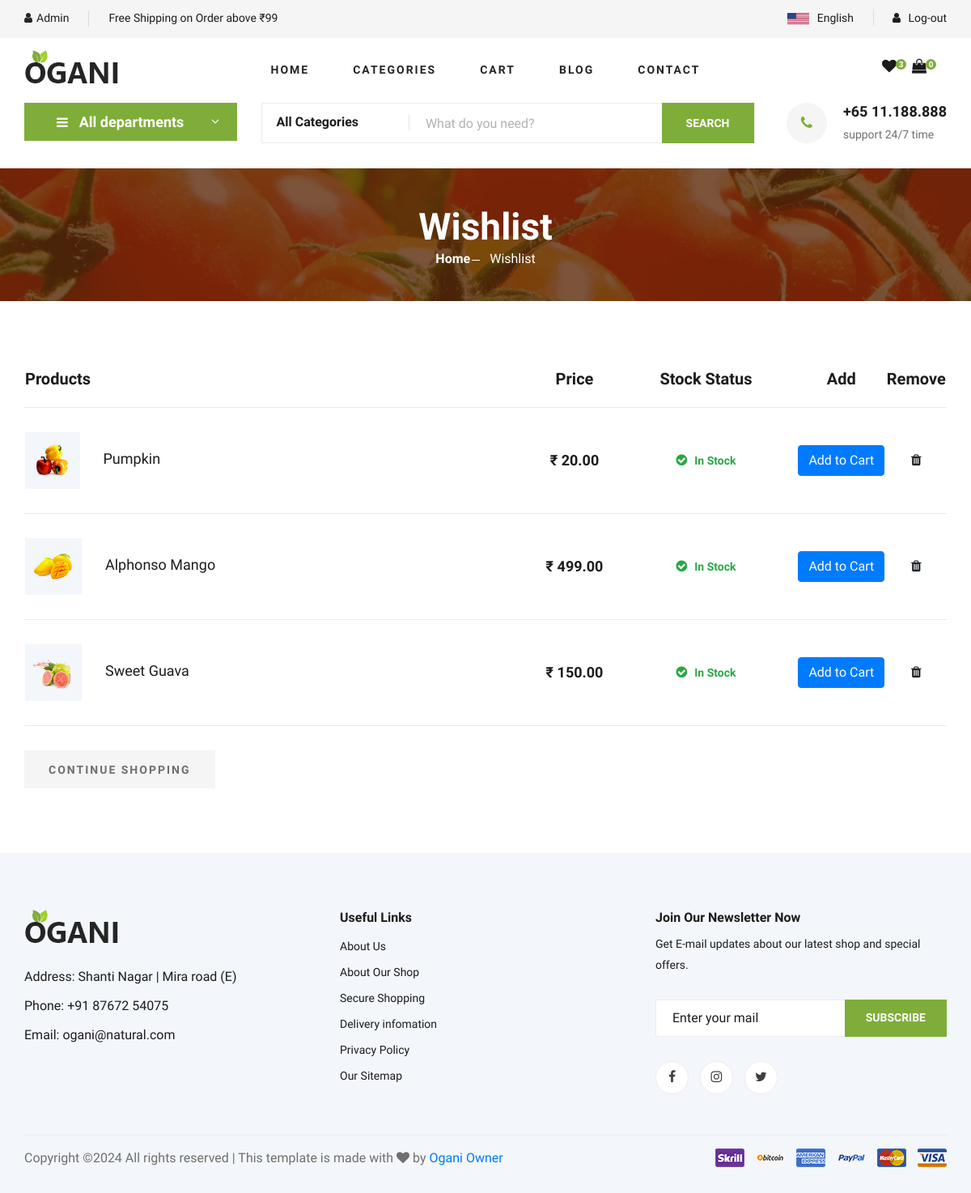
The page /wishlist/ (signed in) on the database its author committed.
### Accounts/models.py (models this page shows)
class User(AbstractUser):
    email = models.EmailField(max_length=255, unique=True)
    first_name = models.CharField(max_length=25)
    last_name = models.CharField(max_length=25)
    username = models.CharField(max_length=30)
    USERNAME_FIELD = "email"
    REQUIRED_FIELDS = ['username']
    def __str__(self) -> str:
        return self.username

### Core/models.py (models this page shows, shortened)
class Wishlist(models.Model):
    user = models.ForeignKey(User , on_delete=models.SET_NULL , null=True )
    product = models.ForeignKey(Product , on_delete=models.SET_NULL , null=True )
    date = models.DateTimeField(auto_now_add=True)
    class Meta:
        verbose_name_plural = "Wishlist"

class Product(models.Model):
    pid = ShortUUIDField(unique=True, length=10, max_length=15, alphabet = "abcdefghilk123456789" )
    vendor = models.ForeignKey(Vendor , on_delete=models.SET_NULL , null=True , related_name="vendor")
    category = models.ForeignKey(Category , on_delete=models.SET_NULL , null=True, related_name="category")
    title = models.CharField(max_length=50)
    image = models.ImageField(upload_to= user_directory_path)
    description = models.TextField(max_length=100 , blank = True , default="This is a Grocery product.")
    price = models.DecimalField(max_digits=999999999 ,decimal_places=2 , default="2.99" )
    old_price = models.DecimalField(max_digits=999999999 ,decimal_places=2, default = "1.99")
    specification = models.TextField(null=True, blank=True)
    product_status = models.CharField(choices=STATUS , max_length=10 , default="in_review")
    status = models.BooleanField(default=True)
    in_stock = models.BooleanField(default=True)
    featured = models.BooleanField(default=False)
    digital = models.BooleanField(default=False)
    sku = ShortUUIDField(unique=True, length=4, max_length=10, prefix="sku", alphabet = "1234567890")
    date = models.DateTimeField(auto_now_add=True)
    updated = models.DateTimeField(null = True , blank = True)
    class Meta:
        verbose_name_plural = "Products"

### Core/views.py (the view)
# urls.py: path('wishlist/', wishlist_view , name="wishlist"),
@login_required
def wishlist_view(request):
    wishlist = Wishlist.objects.filter(user =request.user)
    context = {
        'wishlist' : wishlist,
    }
    return render (request ,'core/wishlist.html' , context)

### Templates/core/wishlist.html (shortened to what this page needs)
{% extends "core/base.html" %}
{% block main %}
        <section class="hero hero-normal">
            <div class="container">
                <div class="row">
                    <div class="col-lg-3">
                        <div class="hero__categories">
                            <div class="hero__categories__all">
                                <i class="fa fa-bars"></i>
                                <span>All departments</span>
                            </div>
                        </div>
                    </div>
                    <div class="col-lg-9">
                        <div class="hero__search">
                            <div class="hero__search__form">
                                <form action="{% url 'Search' %}" method ="GET" >
                                    <div class="hero__search__categories">
                                        All Categories
                                    </div>
                                    <input type="text" placeholder="What do you need?" name="q" />
                                    <button type="submit" class="site-btn">SEARCH</button>
                                </form>
                            </div>
                            <div class="hero__search__phone">
                                <div class="hero__search__phone__icon">
                                    <i class="fa fa-phone"></i>
                                </div>
                                <div class="hero__search__phone__text">
                                    <h5>+65 11.188.888</h5>
                                    <span>support 24/7 time</span>
                                </div>
                            </div>
                        </div>
                    </div>
                </div>
            </div>
        </section>
        <section class="breadcrumb-section set-bg" data-setbg="/media/img/breadcrumb.jpg">
            <div class="container">
                <div class="row">
                    <div class="col-lg-12 text-center">
                        <div class="breadcrumb__text">
                            <h2>Wishlist</h2>
                            <div class="breadcrumb__option">
                                <a href="/">Home</a>
                                <span>Wishlist</span>
                            </div>
                        </div>
                    </div>
                </div>
            </div>
        </section>
    <main class = "main" id="wishlist-list" >
        <section class="shoping-cart spad">
            <div class="container">
                <div class="row">
                    <div class="col-lg-12">
                        <div class="shoping__cart__table">
                            <table class="text-center">
                                <thead>
                                    <tr>
                                        <th class="shoping__product">Products</th>
                                        <th>Price</th>
                                        <th>Stock Status</th>
                                        <th>Add</th>
                                        <th>Remove</th>
                                    </tr>
                                </thead>
                                <tbody>
                                    {% for w in wishlist %}
                                    <tr>
                                        <td class="shoping__cart__item">
                                            <img src="{{w.product.image.url}}" style = "height :70px" alt="">
                                            <h5>{{w.product.title}}</h5>
                                        </td>
                                        <td class="shoping__cart__price">
                                           <div> ₹<span class="current-product-price-{{ w.product.id }}"> {{w.product.price | floatformat:2}}</span></div>
                                        </td>
                                        <td class="shoping__cart__quantity">
                                            {% if w.product.in_stock %}
                                              <i class="fa fa-check-circle" style="color: #28a745; margin-right: 5px;"></i>
                                              <span style="font-size: 14px; font-weight: bold; color: #28a745;">In Stock</span>
                                            {% else %}
                                              <i class="fa fa-times-circle" style="color: #dc3545; margin-right: 5px;"></i>
                                              <span style="font-size: 14px; font-weight: bold; color: #dc3545;">Out of Stock</span>
                                            {% endif %}
                                          </td>
                                        <td >
                                            <button class="btn btn-primary add-to-cart-btn" data-index="{{ w.product.id }}">Add to Cart</button>
                                        </td>
                                        <td >
                                            <button style="border:none; background:none;" class="text-body delete-wishlist-product" data-wishlist-product="{{ w.id }}"><i class="fa fa-trash"></i></button>
                                        </td>
                                    </tr>
                                    {% endfor %}
                                </tbody>
                            </table>
                        </div>
                    </div>
                </div>
                <div class="row">
                    <div class="col-lg-12">
                        <div class="shoping__cart__btns">
                            <a href="/" class="primary-btn cart-btn">CONTINUE SHOPPING</a>
                        </div>
                    </div>
                </div>
            </div>
        </section>
    </main>
    {% endblock main %}

### Templates/core/base.html (shortened to what this page needs)
<!DOCTYPE html>
<html lang="zxx">
<head>
    <link rel="stylesheet" href="https://unpkg.com/bootstrap@5.3.3/dist/css/bootstrap.min.css">
    <link rel="stylesheet" href="https://unpkg.com/bs-brain@2.0.4/components/registrations/registration-3/assets/css/registration-3.css">
    <link rel="stylesheet" href="/media/css/bootstrap.min.css" type="text/css">
    <link rel="stylesheet" href="/media/css/font-awesome.min.css" type="text/css">
    <link rel="stylesheet" href="/media/css/elegant-icons.css" type="text/css">
    <link rel="stylesheet" href="/media/css/nice-select.css" type="text/css">
    <link rel="stylesheet" href="/media/css/jquery-ui.min.css" type="text/css">
    <link rel="stylesheet" href="/media/css/owl.carousel.min.css" type="text/css">
    <link rel="stylesheet" href="/media/css/slicknav.min.css" type="text/css">
    <link rel="stylesheet" href="/media/css/style.css" type="text/css">
</head>
<body>
    <header class="header">
        <div class="header__top">
            <div class="container">
                <div class="row">
                    <div class="col-lg-6 col-md-6">
                        <div class="header__top__left">
                            <ul>
                                <li><a href="/dashboard/"><i class="fa fa-user"></i></a>{{request.user}}</li>
                                <li>Free Shipping on Order above ₹99</li>
                            </ul>
                        </div>
                    </div>
                    <div class="col-lg-6 col-md-6">
                        <div class="header__top__right">
                            <div class="header__top__right__language">
                                <img src="/media/img/language.png" alt="">
                                <div>English</div>
                            </div>
                            <div class="header__top__right__auth">
                                {% if request.user.is_authenticated %}
                                <a href="/user/log-out/"><i class="fa fa-user"></i> Log-out</a>
                                {% else %}
                                <a href="/user/login/"><i class="fa fa-user"></i> Login</a>
                                {% endif %}
                            </div>
                        </div>
                    </div>
                </div>
            </div>
        </div>
        <div class="container">
            <div class="row">
                <div class="col-lg-3">
                    <div class="header__logo">
                        <a href="/"><img src="/media/img/logo.png" alt=""></a>
                    </div>
                </div>
                <div class="col-lg-6">
                    <nav class="header__menu" style="display: flex; justify-content: center;">
                        <ul>
                            <li class="{% block home1 %} {% endblock home1 %}"><a href="/">Home</a></li>
                            <li class="{% block category1 %} {% endblock category1 %}"><a href="/category/">Categories</a></li>
                            <li class="{% block cart1 %} {% endblock cart1 %}"><a href="/cart/">Cart</a></li>
                            <li class="{% block blog1 %} {% endblock blog1 %}"><a href="/blog/">Blog</a></li>
                            <li class="{% block contact1 %} {% endblock contact1 %}"><a href="/contact/">Contact</a></li>
                        </ul>
                    </nav>
                </div>
                <div class="col-lg-3">
                    <div class="header__cart">
                        <ul>
                            {% if request.user.is_authenticated %}
                            <li><a href="/wishlist/"><i class="fa fa-heart"></i> <span>{{ wishlist.count }}</span></a></li>
                            {% else %}
                            <li><a href="/wishlist/"><i class="fa fa-heart"></i> <span>0</span></a></li>
                            {% endif %}
                            <li><a href="/cart/"><i class="fa fa-shopping-bag"></i> <span class = "cart-items-count">{{ request.session.cart_data_obj|length }}</span></a></li>
                        </ul>
                    </div>
                </div>
            </div>
        </div>
    </header>
    {% block main %}
    {% endblock main %}
       <footer class="footer spad">
        <div class="container">
            <div class="row">
                <div class="col-lg-3 col-md-6 col-sm-6">
                    <div class="footer__about">
                        <div class="footer__about__logo">
                            <a href="/"><img src="/media/img/logo.png" alt=""></a>
                        </div>
                        <ul>
                            <li>Address: Shanti Nagar | Mira road (E)</li>
                            <li>Phone: +91 87672 54075</li>
                            <li>Email: ogani@natural.com</li>
                        </ul>
                    </div>
                </div>
                <div class="col-lg-4 col-md-6 col-sm-6 offset-lg-1">
                    <div class="footer__widget">
                        <h6>Useful Links</h6>
                        <ul>
                            <li><a href="#">About Us</a></li>
                            <li><a href="#">About Our Shop</a></li>
                            <li><a href="#">Secure Shopping</a></li>
                            <li><a href="#">Delivery infomation</a></li>
                            <li><a href="#">Privacy Policy</a></li>
                            <li><a href="#">Our Sitemap</a></li>
                        </ul>
                    </div>
                </div>
                <div class="col-lg-4 col-md-12">
                    <div class="footer__widget">
                        <h6>Join Our Newsletter Now</h6>
                        <p>Get E-mail updates about our latest shop and special offers.</p>
                        <form action="#">
                            <input type="text" placeholder="Enter your mail">
                            <button type="submit" class="site-btn">Subscribe</button>
                        </form>
                        <div class="footer__widget__social">
                            <a href="#"><i class="fa fa-facebook"></i></a>
                            <a href="#"><i class="fa fa-instagram"></i></a>
                            <a href="#"><i class="fa fa-twitter"></i></a>
                        </div>
                    </div>
                </div>
            </div>
            <div class="row">
                <div class="col-lg-12">
                    <div class="footer__copyright">
                        <div class="footer__copyright__text text-center"><p>
  Copyright &copy;<script>document.write(new Date().getFullYear());</script> All rights reserved | This template is made with <i class="fa fa-heart" aria-hidden="true"></i> by <a href="/" target="_blank">Ogani Owner</a>
  </p></div>
                        <div class="footer__copyright__payment"><img src="/media/img/payment-item.png" alt=""></div>
                    </div>
                </div>
            </div>
        </div>
    </footer>
</body>
</html>

### rows shown on the page
User: user "Admin"
Wishlist: product.image (picture), product "Pumpkin", product.price "20.00", shows "In Stock"
Wishlist: product.image (picture), product "Alphonso Mango", product.price "499.00", shows "In Stock"
Wishlist: product.image (picture), product "Sweet Guava", product.price "150.00", shows "In Stock"

### other values the page prints
{{ wishlist.count }} "3"
{{ request.session.cart_data_obj|length }} "0"
